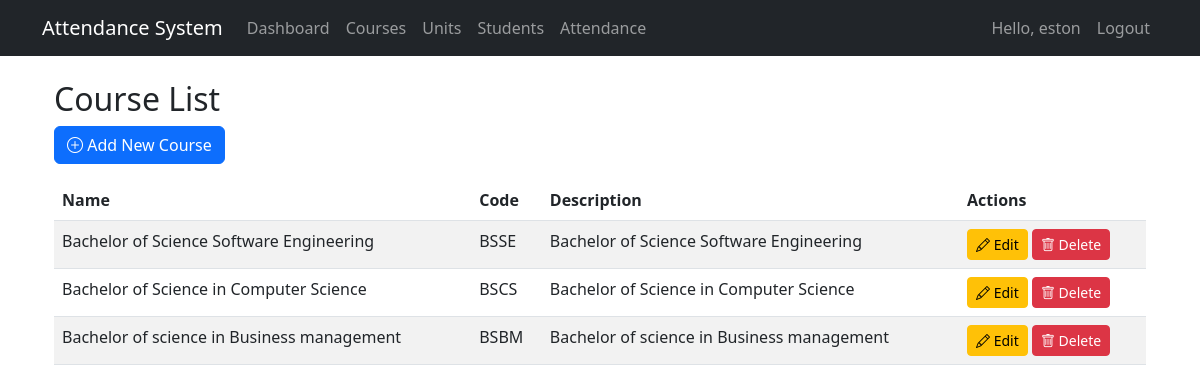
Page /attendance/admin/courses/ (signed in) on the committed database.
### attendance_app/models.py (models this page shows, shortened)
class Course(models.Model):
    name = models.CharField(max_length=100)
    code = models.CharField(max_length=20, unique=True)
    description = models.TextField(blank=True)
    created_at = models.DateTimeField(auto_now_add=True)

### attendance_app/views.py (the view)
# urls.py: path('admin/courses/', views.course_list, name='course_list'),
@login_required
@user_passes_test(is_admin)
def course_list(request):
    courses = Course.objects.all()
    return render(request, 'attendance_app/admin/course_list.html', {'courses': courses})

### attendance_app/views.py (called while the page is built)
def is_admin(user):
    return user.is_superuser

### templates/attendance_app/admin/course_list.html (shortened to what this page needs)
{% extends "attendance_app/base.html" %}
{% block content %}
<div class="container mt-4">
    <h2>Course List</h2>
    <a href="{% url 'add_course' %}" class="btn btn-primary mb-3">
        <i class="bi bi-plus-circle"></i> Add New Course
    </a>
    <div class="table-responsive">
        <table class="table table-striped">
            <thead>
                <tr>
                    <th>Name</th>
                    <th>Code</th>
                    <th>Description</th>
                    <th>Actions</th>
                </tr>
            </thead>
            <tbody>
                {% for course in courses %}
                <tr>
                    <td>{{ course.name }}</td>
                    <td>{{ course.code }}</td>
                    <td>{{ course.description|truncatechars:50 }}</td>
<td>
    <a href="{% url 'edit_course' course.pk %}" class="btn btn-sm btn-warning">
        <i class="bi bi-pencil"></i> Edit
    </a>
    <a href="{% url 'delete_course' course.pk %}" class="btn btn-sm btn-danger">
    <i class="bi bi-trash"></i> Delete
</a>
</td>
                </tr>
                {% empty %}
                <tr>
                    <td colspan="4" class="text-center">No courses available</td>
                </tr>
                {% endfor %}
            </tbody>
        </table>
    </div>
</div>
{% endblock %}

### templates/attendance_app/base.html (shortened to what this page needs)
<!DOCTYPE html>
<html lang="en">
<head>
    <link href="https://cdn.jsdelivr.net/npm/bootstrap@5.3.0/dist/css/bootstrap.min.css" rel="stylesheet">
    <link rel="stylesheet" href="https://cdn.jsdelivr.net/npm/bootstrap-icons@1.10.0/font/bootstrap-icons.css">
<link rel="stylesheet" href="https://cdn.jsdelivr.net/npm/bootstrap-icons@1.10.0/font/bootstrap-icons.css">
</head>
<body>
    <nav class="navbar navbar-expand-lg navbar-dark bg-dark">
        <div class="container">
            <a class="navbar-brand" href="{% url 'home' %}">Attendance System</a>
            <div class="collapse navbar-collapse" id="navbarNav">
                <ul class="navbar-nav me-auto">
                    {% if user.is_authenticated %}
                        {% if user.is_superuser %}
                            <li class="nav-item">
                                <a class="nav-link" href="{% url 'admin_dashboard' %}">Dashboard</a>
                            </li>
                            <li class="nav-item">
                                <a class="nav-link" href="{% url 'course_list' %}">Courses</a>
                            </li>
                            <li class="nav-item">
                                <a class="nav-link" href="{% url 'unit_list' %}">Units</a>
                            </li>
                            <li class="nav-item">
                                <a class="nav-link" href="{% url 'student_list' %}">Students</a>
                            </li>
                            <li class="nav-item">
                                <a class="nav-link" href="{% url 'attendance_records' %}">Attendance</a>
                            </li>
                        {% endif %}
                    {% endif %}
                </ul>
                <ul class="navbar-nav">
                    {% if user.is_authenticated %}
                        <li class="nav-item">
                            <span class="nav-link">Hello, {{ user.username }}</span>
                        </li>
                        <li class="nav-item">
                            <a class="nav-link" href="{% url 'logout' %}">Logout</a>
                        </li>
                    {% else %}
                        <li class="nav-item">
                            <a class="nav-link" href="{% url 'login' %}">Login</a>
                        </li>
                    {% endif %}
                </ul>
            </div>
        </div>
    </nav>
    <div class="container mt-4">
        {% block content %}{% endblock %}
    </div>
</body>
</html>

### rows in the picture
Course: name "Bachelor of Science Software Engineering", code "BSSE", description "Bachelor of Science Software Engineering"
Course: name "Bachelor of Science in Computer Science", code "BSCS", description "Bachelor of Science in Computer Science"
Course: name "Bachelor of science in Business management", code "BSBM", description "Bachelor of science in Business management"

### other values in the picture
{{ user.username }} "eston"
